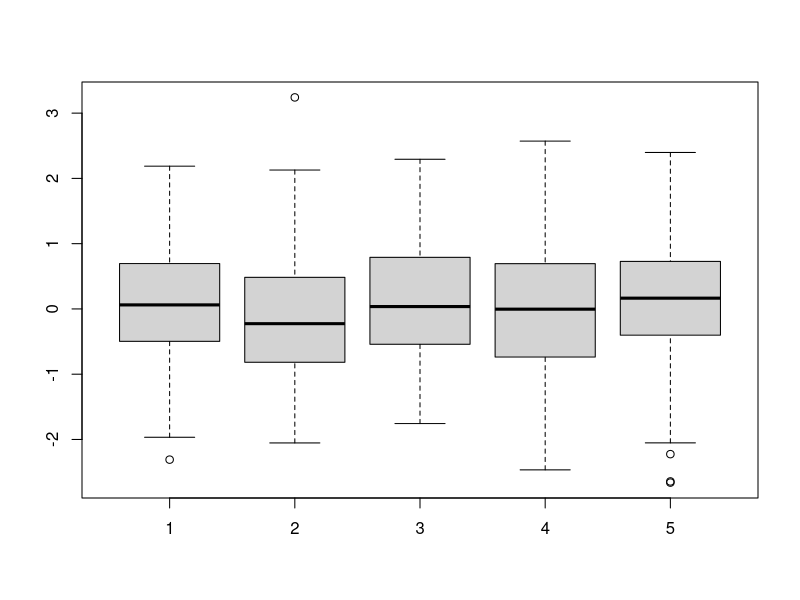
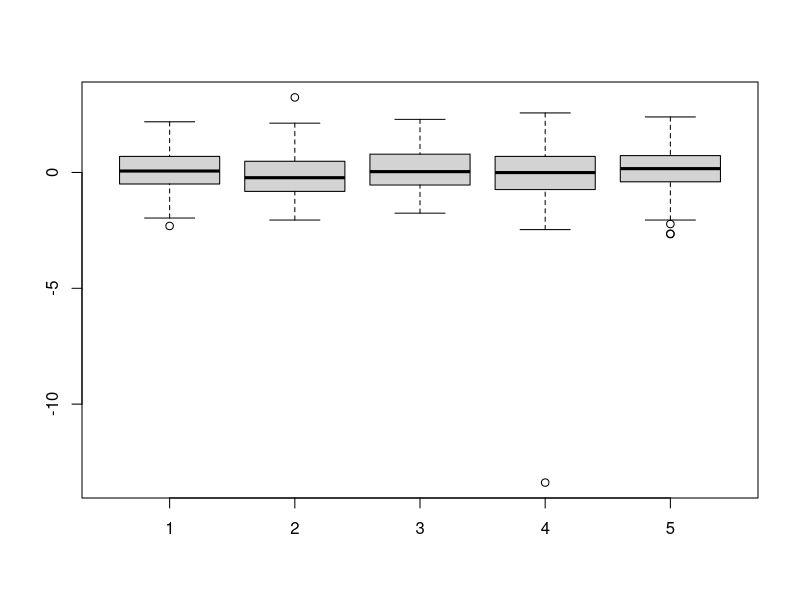
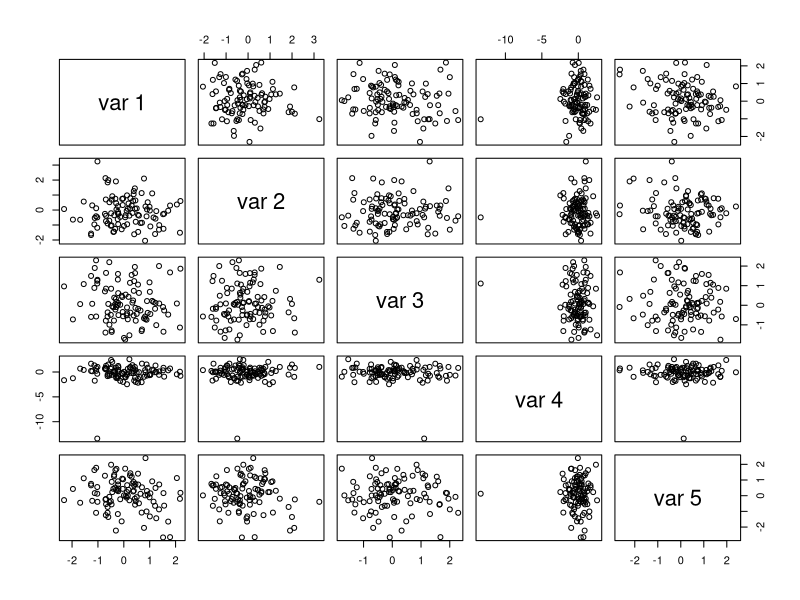
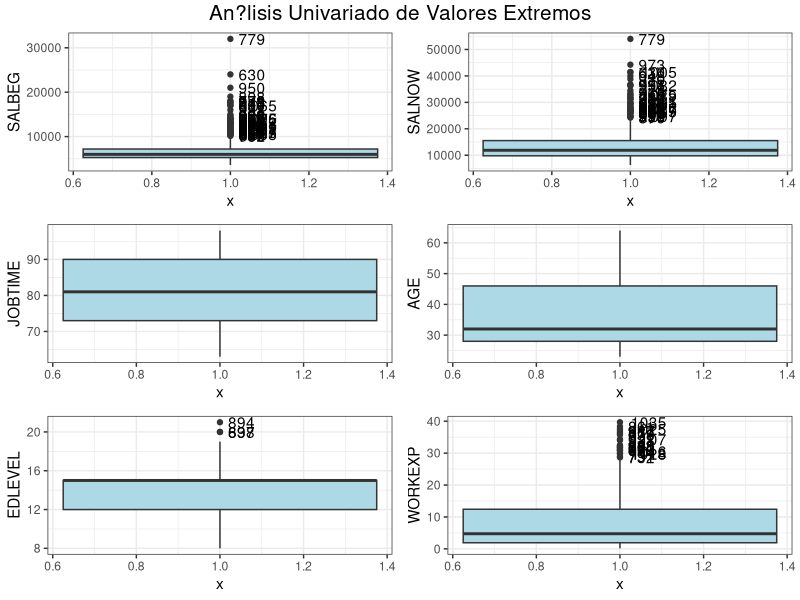
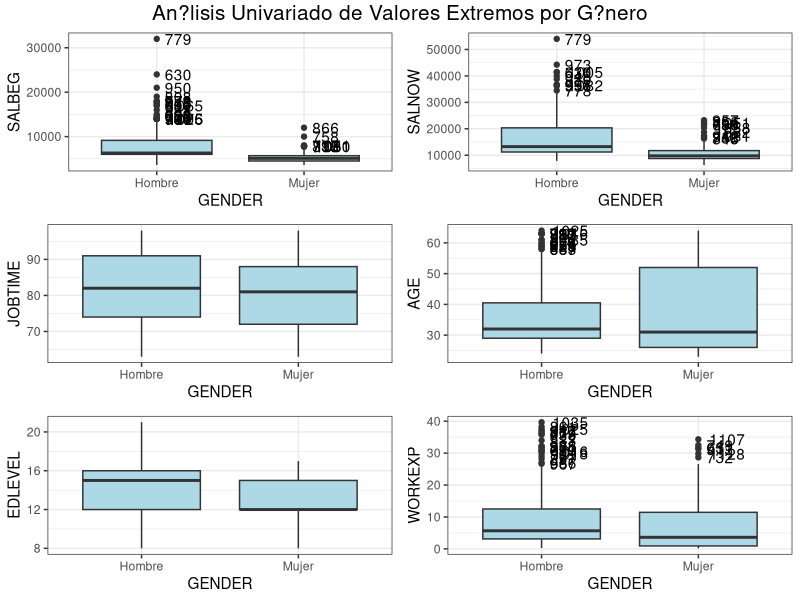

The R script that drew these images, in order:
## ---- chunk 1
#-------------------------------------------------------#
#  Simulaci?n                                           #
# ------------------------------------------------------#

set.seed(123)
dat <- matrix(rnorm(5*100),100,5)
summary(dat)
boxplot(dat)
#pairs(dat) 

## ---- chunk 2
# (introducimos un outlier)
dat[23,4] <- dat[23,4] * 10
summary(dat)
boxplot(dat)
pairs(dat)

which.min(dat[,4])

## ---- chunk 3

Bank <- read.delim("BwBankTab.dat" )
head(Bank)

## ---- chunk 4
Bank$GENDER <- as.factor(Bank$GENDER); levels(Bank$GENDER)<- c("Hombre","Mujer",NA)
Bank$MINORITY <- as.factor(Bank$MINORITY); levels(Bank$MINORITY)<- c("Blanco","No blanco",NA)
Bank$JOBCAT <- as.factor(Bank$JOBCAT)
levels(Bank$JOBCAT)<- c(NA, "Oficinista", "Asistente", "Seguridad", 
                        "Acad?mico", "Empleado", "Ejecutivo", "T?cnico" )
## ---- chunk 5
Bank$SALBEG[Bank$SALBEG == 0] <- NA
Bank$JOBTIME[Bank$JOBTIME == 0] <- NA
Bank$AGE[Bank$AGE == 0] <- NA
Bank$SALNOW[Bank$SALNOW == 0] <- NA
Bank$EDLEVEL[Bank$EDLEVEL == 0] <- NA
Bank$WORKEXP[Bank$WORKEXP == 0] <- NA

summary(Bank)
Bank <- na.omit(Bank)

## ---- chunk 6
# Cuando sobrebapa en 1.5 el rango intercuartilo de la caja
# Box Plots
#------------

library(dplyr)  # me permite seleccionar datos
                # se usa en Ciencia de Datos

library(ggplot2) # construir graficos mas vistosas

# No me interesa saber que observacion es un outlier, lo que me interesa 
# el nombre o identificacion del trabajador, es lo que hace esta funcion
is_outlier <- function(x) {
  return(x < quantile(x, 0.25) - 1.5 * IQR(x) | x > quantile(x, 0.75) + 1.5 * IQR(x))
}

## ---- chunk 7

# el comando mutate permite modificar el dataset
p1 <- Bank %>%
  mutate(outlier = ifelse(is_outlier(SALBEG), ID, as.numeric(NA))) %>% # genera un nuevo objeto
  ggplot(., aes(x = 1, y = SALBEG)) +       # se grafica
  geom_boxplot(fill="lightblue") +
  geom_text(aes(label = outlier), na.rm = TRUE, hjust = -0.3) +
  theme_bw()

p2 <- Bank %>%
  mutate(outlier = ifelse(is_outlier(SALNOW), ID, as.numeric(NA))) %>%
  ggplot(., aes(x = 1, y = SALNOW)) +
  geom_boxplot(fill="lightblue") +
  geom_text(aes(label = outlier), na.rm = TRUE, hjust = -0.3) +
  theme_bw()

p3 <- Bank %>%
  mutate(outlier = ifelse(is_outlier(JOBTIME), ID, as.numeric(NA))) %>%
  ggplot(., aes(x = 1, y = JOBTIME)) +
  geom_boxplot(fill="lightblue") +
  geom_text(aes(label = outlier), na.rm = TRUE, hjust = -0.3) +
  theme_bw()

p4 <- Bank %>%
  mutate(outlier = ifelse(is_outlier(AGE), ID, as.numeric(NA))) %>%
  ggplot(., aes(x = 1, y = AGE)) +
  geom_boxplot(fill="lightblue") +
  geom_text(aes(label = outlier), na.rm = TRUE, hjust = -0.3) +
  theme_bw()

p5 <- Bank %>%
  mutate(outlier = ifelse(is_outlier(EDLEVEL), ID, as.numeric(NA))) %>%
  ggplot(., aes(x = 1, y = EDLEVEL)) +
  geom_boxplot(fill="lightblue") +
  geom_text(aes(label = outlier), na.rm = TRUE, hjust = -0.3) +
  theme_bw()

p6 <- Bank %>%
  mutate(outlier = ifelse(is_outlier(WORKEXP), ID, as.numeric(NA))) %>%
  ggplot(., aes(x = 1, y = WORKEXP)) +
  geom_boxplot(fill="lightblue") +
  geom_text(aes(label = outlier), na.rm = TRUE, hjust = -0.3) +
  theme_bw()

## ---- chunk 8
install.packages("ggpubr")
## ---- chunk 9
library(magrittr)
library(ggpubr) # Se usa para generar varias graficas a mismo tiempo

final_plot <- ggarrange(p1, p2, p3, p4, p5, p6, ncol = 2, nrow = 3)
final_plot <- annotate_figure(
  final_plot,
  top = text_grob("An?lisis Univariado de Valores Extremos", size = 15))
final_plot

## ---- chunk 10
# Ver outliers para una variable (JOBTIME)
Bank[is_outlier(Bank$JOBTIME),]
## ---- chunk 11
# Ver outliers para una variable (EDLEVEL)
Bank[is_outlier(Bank$EDLEVEL),]

## ---- chunk 12
 # Ver outliers para una variable (EDLEVEL)
Bank[is_outlier(Bank$EDLEVEL),]
## ---- chunk 13
# Detecci?n de valores extremos por grupos
p1 <- Bank %>%
  group_by(GENDER) %>%
  mutate(outlier = ifelse(is_outlier(SALBEG), ID, as.numeric(NA))) %>%
  ggplot(., aes(x = GENDER, y = SALBEG)) +
  geom_boxplot(fill="lightblue") +
  geom_text(aes(label = outlier), na.rm = TRUE, hjust = -0.3) +
  theme_bw()

p2 <- Bank %>%
  group_by(GENDER) %>%
  mutate(outlier = ifelse(is_outlier(SALNOW), ID, as.numeric(NA))) %>%
  ggplot(., aes(x = GENDER, y = SALNOW)) +
  geom_boxplot(fill="lightblue") +
  geom_text(aes(label = outlier), na.rm = TRUE, hjust = -0.3) +
  theme_bw()

p3 <- Bank %>%
  group_by(GENDER) %>%
  mutate(outlier = ifelse(is_outlier(JOBTIME), ID, as.numeric(NA))) %>%
  ggplot(., aes(x = GENDER, y = JOBTIME)) +
  geom_boxplot(fill="lightblue") +
  geom_text(aes(label = outlier), na.rm = TRUE, hjust = -0.3) +
  theme_bw()

p4 <- Bank %>%
  group_by(GENDER) %>%
  mutate(outlier = ifelse(is_outlier(AGE), ID, as.numeric(NA))) %>%
  ggplot(., aes(x = GENDER, y = AGE)) +
  geom_boxplot(fill="lightblue") +
  geom_text(aes(label = outlier), na.rm = TRUE, hjust = -0.3) +
  theme_bw()

p5 <- Bank %>%
  group_by(GENDER) %>%
  mutate(outlier = ifelse(is_outlier(EDLEVEL), ID, as.numeric(NA))) %>%
  ggplot(., aes(x = GENDER, y = EDLEVEL)) +
  geom_boxplot(fill="lightblue") +
  geom_text(aes(label = outlier), na.rm = TRUE, hjust = -0.3) +
  theme_bw()

p6 <- Bank %>%
  group_by(GENDER) %>%
  mutate(outlier = ifelse(is_outlier(WORKEXP), ID, as.numeric(NA))) %>%
  ggplot(., aes(x = GENDER, y = WORKEXP)) +
  geom_boxplot(fill="lightblue") +
  geom_text(aes(label = outlier), na.rm = TRUE, hjust = -0.3) +
  theme_bw()
## ---- chunk 14
library(ggpubr)
final_plot <- ggarrange(p1, p2, p3, p4, p5, p6, ncol = 2, nrow = 3)
final_plot <- annotate_figure(
  final_plot,
  top = text_grob("An?lisis Univariado de Valores Extremos por G?nero", size = 15))
final_plot
## ---- chunk 15
# Puntuaci?n Z
#--------------

is_outlier2 <- function(x,k = 2) {
  return(abs(scale(x)) > k) # funcion scale ?
}

# Va a determinar si una valor supera 3 veces la desviacion estandard
Bank[is_outlier2(Bank$SALBEG,3),]
## ---- chunk 16
# Va a determinar si una valor supera 5 veces la desviacion estandard
Bank[is_outlier2(Bank$SALBEG,5),]
## ---- chunk 17
require(stats)
x <- matrix(1:10, ncol = 2)
(centered.x <- scale(x, scale = FALSE))
cov(centered.scaled.x <- scale(x)) # all 1
## ---- chunk 18
qchisq(0.975,2)
